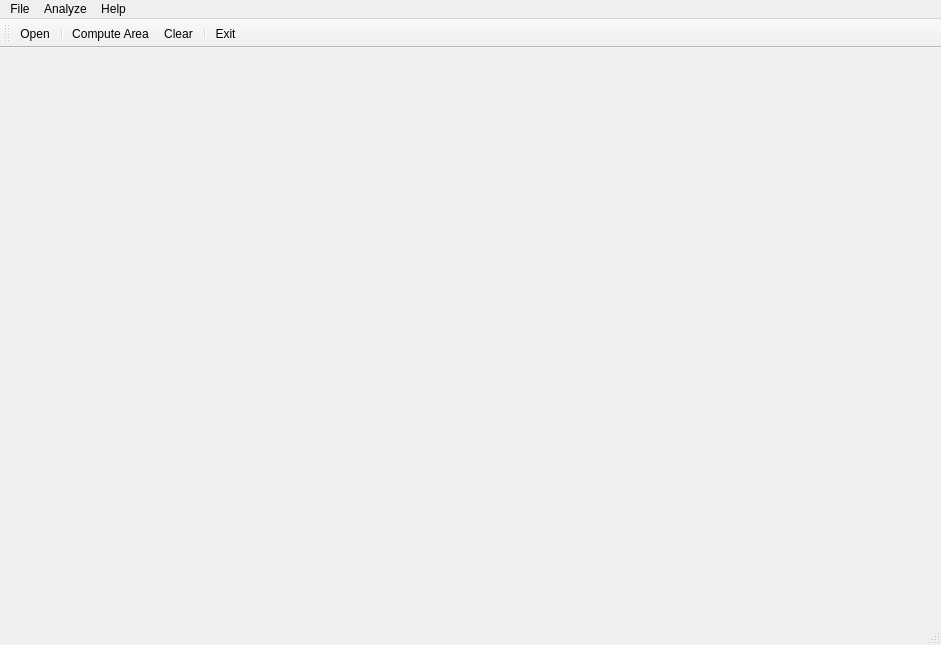
<?xml version="1.0" encoding="UTF-8"?>
<ui version="4.0">
 <class>MainWindow</class>
 <widget class="QMainWindow" name="MainWindow">
  <property name="geometry">
   <rect>
    <x>0</x>
    <y>0</y>
    <width>941</width>
    <height>645</height>
   </rect>
  </property>
  <property name="windowTitle">
   <string>Compute polygon area</string>
  </property>
  <widget class="QWidget" name="centralwidget">
   <layout class="QHBoxLayout" name="horizontalLayout">
    <item>
     <widget class="Draw" name="Canvas" native="true">
      <property name="sizePolicy">
       <sizepolicy hsizetype="Expanding" vsizetype="Expanding">
        <horstretch>0</horstretch>
        <verstretch>0</verstretch>
       </sizepolicy>
      </property>
     </widget>
    </item>
   </layout>
  </widget>
  <widget class="QMenuBar" name="menubar">
   <property name="geometry">
    <rect>
     <x>0</x>
     <y>0</y>
     <width>941</width>
     <height>22</height>
    </rect>
   </property>
   <widget class="QMenu" name="menuFile">
    <property name="title">
     <string>File</string>
    </property>
    <addaction name="actionOpen"/>
    <addaction name="separator"/>
    <addaction name="actionExit"/>
   </widget>
   <widget class="QMenu" name="menuAnalyze">
    <property name="title">
     <string>Analyze</string>
    </property>
    <addaction name="actionCompute_Area"/>
    <addaction name="separator"/>
    <addaction name="actionClear"/>
   </widget>
   <widget class="QMenu" name="menuHelp">
    <property name="title">
     <string>Help</string>
    </property>
    <addaction name="actionAbout"/>
   </widget>
   <addaction name="menuFile"/>
   <addaction name="menuAnalyze"/>
   <addaction name="menuHelp"/>
  </widget>
  <widget class="QStatusBar" name="statusbar"/>
  <widget class="QToolBar" name="toolBar">
   <property name="windowTitle">
    <string>toolBar</string>
   </property>
   <attribute name="toolBarArea">
    <enum>TopToolBarArea</enum>
   </attribute>
   <attribute name="toolBarBreak">
    <bool>false</bool>
   </attribute>
   <addaction name="actionOpen"/>
   <addaction name="separator"/>
   <addaction name="actionCompute_Area"/>
   <addaction name="actionClear"/>
   <addaction name="separator"/>
   <addaction name="actionExit"/>
  </widget>
  <action name="actionOpen">
   <property name="icon">
    <iconset resource="icons.qrc">
     <normaloff>:/images/icons/open_file.png</normaloff>:/images/icons/open_file.png</iconset>
   </property>
   <property name="text">
    <string>Open</string>
   </property>
   <property name="toolTip">
    <string>Open file</string>
   </property>
   <property name="shortcut">
    <string>Ctrl+O</string>
   </property>
  </action>
  <action name="actionExit">
   <property name="icon">
    <iconset resource="icons.qrc">
     <normaloff>:/images/icons/exit.png</normaloff>:/images/icons/exit.png</iconset>
   </property>
   <property name="text">
    <string>Exit</string>
   </property>
   <property name="toolTip">
    <string>Exit application</string>
   </property>
  </action>
  <action name="actionCompute_Area">
   <property name="icon">
    <iconset resource="icons.qrc">
     <normaloff>:/images/icons/polygon.png</normaloff>:/images/icons/polygon.png</iconset>
   </property>
   <property name="text">
    <string>Compute Area</string>
   </property>
   <property name="toolTip">
    <string>Compute Polygon Area</string>
   </property>
  </action>
  <action name="actionClear">
   <property name="icon">
    <iconset resource="icons.qrc">
     <normaloff>:/images/icons/clear.png</normaloff>:/images/icons/clear.png</iconset>
   </property>
   <property name="text">
    <string>Clear</string>
   </property>
   <property name="toolTip">
    <string>Clear polygon</string>
   </property>
  </action>
  <action name="actionAbout">
   <property name="text">
    <string>About</string>
   </property>
  </action>
 </widget>
 <customwidgets>
  <customwidget>
   <class>Draw</class>
   <extends>QWidget</extends>
   <header>draw.h</header>
   <container>1</container>
  </customwidget>
 </customwidgets>
 <resources>
  <include location="icons.qrc"/>
 </resources>
 <connections/>
</ui>
